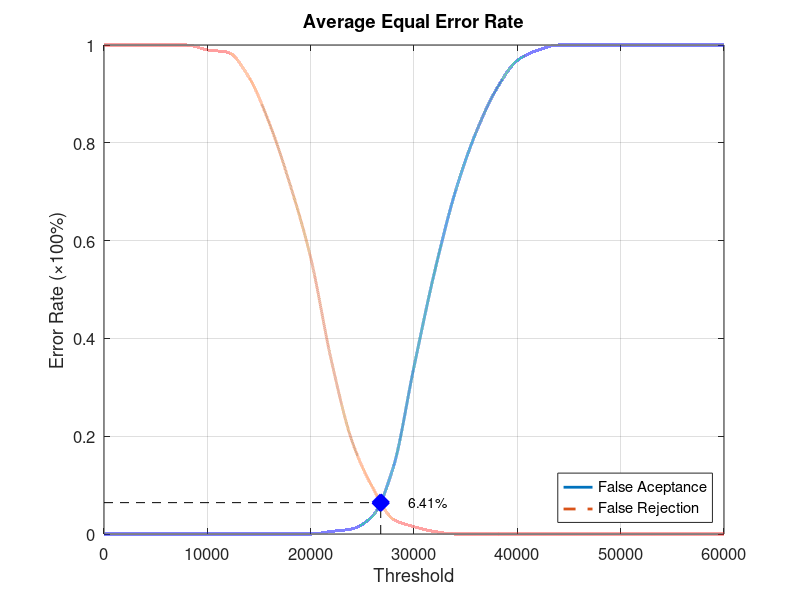
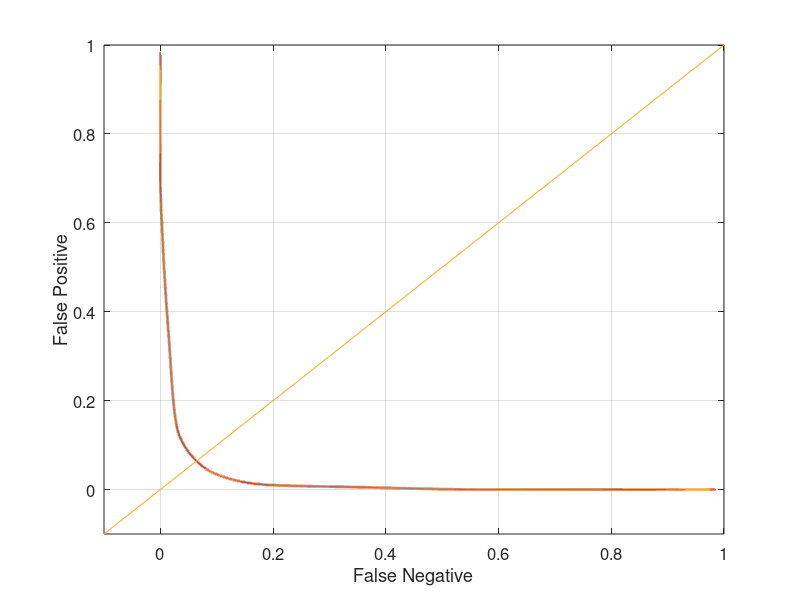

These charts were generated, in order, by the following MATLAB code:
function yEER = Database5_2
close all;
clear;
clc;
x = 0:2000:60000;
xq = 0:0.5:60000;

y0 = [0 0 0 0 0 0 0 0 0 0 0 0.00526316 0.0105263 0.0368421 0.136842 0.342105 0.536842 0.7 0.821053 0.910526 0.968421 0.989474 1 1 1 1 1 1 1 1 1];
yy0 = interp1(x, y0, xq, 'pchip');
y1 = [1 1 1 1 1 0.99 0.985 0.935 0.84 0.715 0.565 0.355 0.19 0.095 0.03 0.015 0.005 0 0 0 0 0 0 0 0 0 0 0 0 0 0];
yy1 = interp1(x, y1, xq, 'pchip');

% Calculating EER: 
y2 = abs(y0 - y1);
find(y2 == min(y2))
yy2 = abs(yy0 - yy1);
xEER = find(yy2 == min(yy2));
xEERIndex = xq(xEER) % X-axis EER
yEER = yy0(xEER) % Y-axis EER

main = figure
plot(xq, yy0,'-','LineWidth', 2);	hold on
plot(xq, yy1,'--','LineWidth', 2);	hold on
plot([xEERIndex xEERIndex], [0 yEER], 'k--');	hold on
plot([0 xEERIndex], [yEER yEER], 'k--');	hold on
plot(xEERIndex, yEER, 'bx', 'LineWidth', 10);	hold on
text(xEERIndex + 10 * xEERIndex / 100, yEER, [num2str(round((10000 * yEER)) / 100) '%'])
legend('False Aceptance', 'False Rejection', 'Location', 'SouthEast')
xlabel('Threshold')
ylabel('Error Rate (\times100%)')
title('Average Equal Error Rate')
set(gca, 'FontSize', 12)
axis([0 60000 0 1])
grid on

print(main, 'Database5_2Main', '-dpng');
FNRxFPR = figure('Color', [1 1 1]);
plot(yy1, yy0, '-', yy1, yy0, 'LineWidth', 2);
hold on
y = -0.1:0.1:1
plot(y, y); 
set(gca, 'FontSize', 12)
xlabel('False Negative')
ylabel('False Positive')
axis([-0.1 1 -0.1 1])
set(gca, 'FontSize', 12)
grid on

print(FNRxFPR, 'Database5_2FNRxFPR','-dpng');
end
